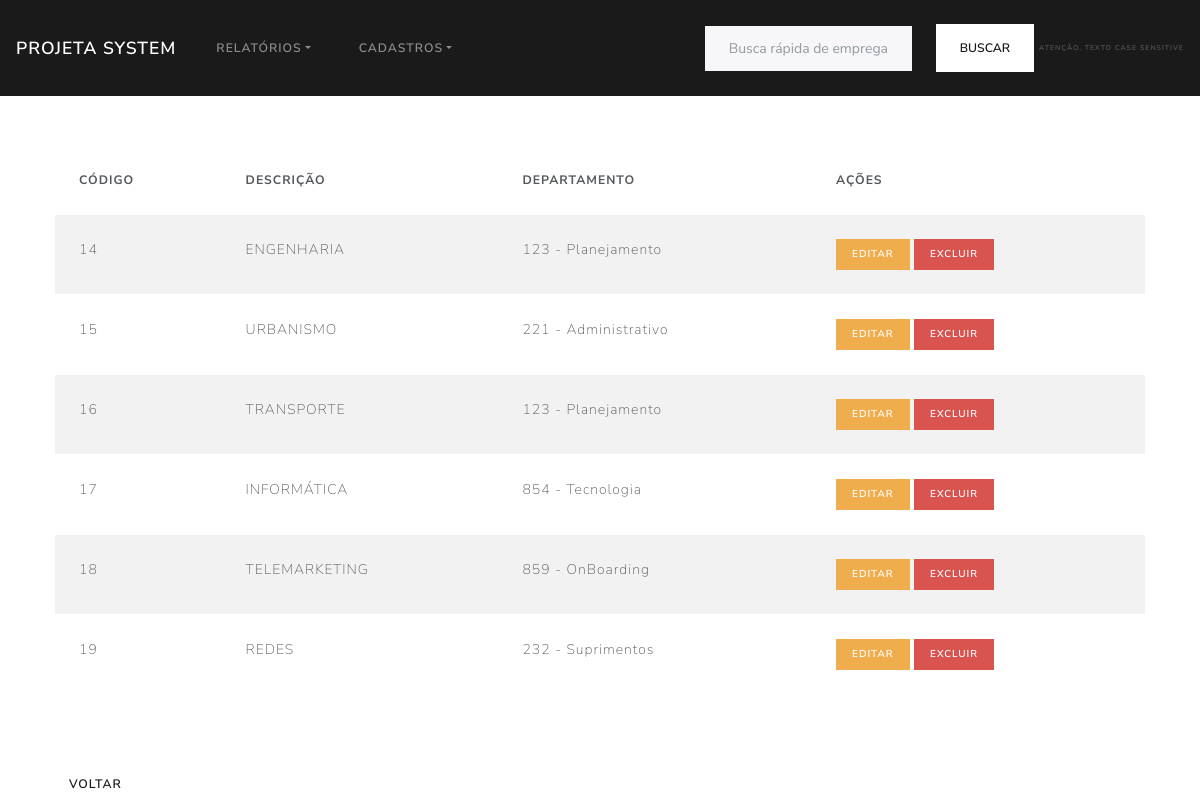
The app's page /App/View/relatorioProjeto.php with its own data.
### tables this page shows
CREATE TABLE `projeto` (
  `codigo` int(11) NOT NULL,
  `descricao` varchar(200) NOT NULL,
  `cod_depto` int(11) NOT NULL
);

CREATE TABLE `depto` (
  `cod_depto` int(11) NOT NULL,
  `nome` varchar(200) NOT NULL,
  `endereco` varchar(200) DEFAULT NULL
);

### App/Controller/ProjetoController.php (called while the page is built, shortened)
<?php
if (isset($_POST['formPost'])== true && $_POST['formPost']=='listar') {
    $ProjetoDao = new \App\DAO\ProjetoDao();
    $listagemProjetos = $ProjetoDao->ObterProjetos();
    return $listagemProjetos;
}

### App/Config/Conexao.php (called while the page is built, shortened)
<?php
    class Conexao{
        private static $instanciaBanco;
        public static function getConexaoBD(){
            if(!isset(self::$instanciaBanco)):
                self::$instanciaBanco = new \PDO('mysql:host=localhost:3306;dbname=projetasistema; charset=utf8', 'root', '');
            endif;
                return self::$instanciaBanco;
        }
    }

### App/DAO/ProjetoDao.php (called while the page is built, shortened)
<?php
class ProjetoDao{
        public function ObterProjetos(){
            $sqlListarProjeto = "SELECT * FROM projeto p
                                   JOIN depto d
                                     ON d.cod_depto = p.cod_depto";
            $smtp = Conexao::getConexaoBD()->prepare($sqlListarProjeto);
            $smtp->execute();
            $numRows = $smtp->rowCount();
            if ($numRows > 0) {
                $listaProjetos = $smtp->fetchAll(\PDO::FETCH_ASSOC);
                return $listaProjetos;
            }else{
                return[];
            }
        }
    }

### App/View/relatorioProjeto.php (the view, shortened to what this page needs)
<?php
require_once "header.php";
$listagem = require_once "../Controller/ProjetoController.php";
?>
<div class="container">
    <div class="div_center">
        <table class="table table-striped table-secondary">
            <thead>
                <tr>
                    <th>Código</th>
                    <th>Descrição</th>
                    <th>Departamento</th>
                    <th>Ações</th>
                </tr>
            </thead>
            <tbody>
                <?php
                foreach ($listagem as $key => $value) {?>
                <tr>
                    <td><?= $value['codigo']?></td>
                    <td><?= $value['descricao']?></td>
                    <td><?= $value['cod_depto']?> - <?= $value['nome']?></td>
                    <td><a href="editarProjeto.php?formGet=alterar&codigo=<?= $value['codigo']?>" class="btn btn-sm btn-warning">Editar</a>
                    <a href="../Controller/ProjetoController.php?formGet=excluir&codigo=<?= $value['codigo']?>" class="btn btn-sm btn-danger">Excluir</a></td>
                </tr>
                <?php  } ?>
            </tbody>
        </table>
    </div>
    <a type="button" class="btn btn-secondary" href="inicio.php">Voltar</a>
</div>
<?php
require_once "../View/footer.php";
?>

### App/Structure/Css/styleGeral.css (style rules this page uses)
.div_center { margin: auto; width: 100%; padding: 10px; margin-top: 40px; margin-bottom: 40px; overflow-y: auto; border-radius: 2%; }

### records on screen
projeto: codigo "14", descricao "ENGENHARIA", cod_depto.cod_depto "123", cod_depto.nome "Planejamento"
projeto: codigo "15", descricao "URBANISMO", cod_depto.cod_depto "221", cod_depto.nome "Administrativo"
projeto: codigo "16", descricao "TRANSPORTE", cod_depto.cod_depto "123", cod_depto.nome "Planejamento"
projeto: codigo "17", descricao "INFORMÁTICA", cod_depto.cod_depto "854", cod_depto.nome "Tecnologia"
projeto: codigo "18", descricao "TELEMARKETING", cod_depto.cod_depto "859", cod_depto.nome "OnBoarding"
projeto: codigo "19", descricao "REDES", cod_depto.cod_depto "232", cod_depto.nome "Suprimentos"
